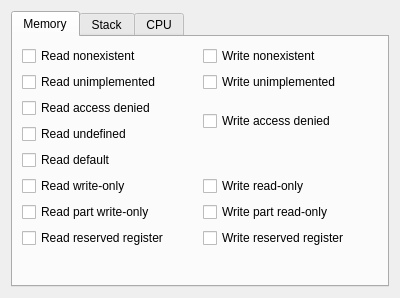
<?xml version="1.0" encoding="UTF-8"?>
<ui version="4.0">
 <class>InterfaceCfg_SimWarnings</class>
 <widget class="QWidget" name="InterfaceCfg_SimWarnings">
  <property name="geometry">
   <rect>
    <x>0</x>
    <y>0</y>
    <width>400</width>
    <height>298</height>
   </rect>
  </property>
  <property name="windowTitle">
   <string>Form</string>
  </property>
  <layout class="QVBoxLayout" name="verticalLayout">
   <item>
    <widget class="QTabWidget" name="tabWidget">
     <property name="currentIndex">
      <number>0</number>
     </property>
     <widget class="QWidget" name="tab">
      <attribute name="title">
       <string>Memory</string>
      </attribute>
      <layout class="QGridLayout" name="gridLayout_2">
       <item row="5" column="0">
        <widget class="QCheckBox" name="chckRdWrOnly">
         <property name="toolTip">
          <string>Value read from write only memory cell</string>
         </property>
         <property name="text">
          <string>Read write-only</string>
         </property>
        </widget>
       </item>
       <item row="7" column="0">
        <widget class="QCheckBox" name="chckRdReserved">
         <property name="text">
          <string>Read reserved register</string>
         </property>
        </widget>
       </item>
       <item row="2" column="1" rowspan="2">
        <widget class="QCheckBox" name="chckWrAccess">
         <property name="text">
          <string>Write access denied</string>
         </property>
        </widget>
       </item>
       <item row="0" column="1">
        <widget class="QCheckBox" name="chckWrNonexist">
         <property name="toolTip">
          <string>Attempt to write to a nonexistent memory space</string>
         </property>
         <property name="text">
          <string>Write nonexistent</string>
         </property>
        </widget>
       </item>
       <item row="1" column="1">
        <widget class="QCheckBox" name="chckWrUnimpl">
         <property name="toolTip">
          <string>Attempt to write to an unimplemented memory cell</string>
         </property>
         <property name="text">
          <string>Write unimplemented</string>
         </property>
        </widget>
       </item>
       <item row="7" column="1">
        <widget class="QCheckBox" name="chckWrReserved">
         <property name="text">
          <string>Write reserved register</string>
         </property>
        </widget>
       </item>
       <item row="4" column="0">
        <widget class="QCheckBox" name="chckRdDefault">
         <property name="toolTip">
          <string>Value defined by default condition was read</string>
         </property>
         <property name="text">
          <string>Read default</string>
         </property>
        </widget>
       </item>
       <item row="1" column="0">
        <widget class="QCheckBox" name="chckRdUnimpl">
         <property name="toolTip">
          <string>Attempt to read from an unimplemented memory cell</string>
         </property>
         <property name="text">
          <string>Read unimplemented</string>
         </property>
        </widget>
       </item>
       <item row="6" column="0">
        <widget class="QCheckBox" name="chckRdPtWrOnly">
         <property name="toolTip">
          <string>Value read from partially write only memory cell</string>
         </property>
         <property name="text">
          <string>Read part write-only</string>
         </property>
        </widget>
       </item>
       <item row="0" column="0">
        <widget class="QCheckBox" name="chckRdNonexist">
         <property name="toolTip">
          <string>Attempt to read from nonexistent memory space</string>
         </property>
         <property name="text">
          <string>Read nonexistent</string>
         </property>
        </widget>
       </item>
       <item row="6" column="1">
        <widget class="QCheckBox" name="chckWrPtRdOnly">
         <property name="toolTip">
          <string>Value written to partially read only memory cell</string>
         </property>
         <property name="text">
          <string>Write part read-only</string>
         </property>
        </widget>
       </item>
       <item row="3" column="0">
        <widget class="QCheckBox" name="chckRdUndef">
         <property name="toolTip">
          <string>Undefined (uninitialized) value read.</string>
         </property>
         <property name="text">
          <string>Read undefined</string>
         </property>
        </widget>
       </item>
       <item row="5" column="1">
        <widget class="QCheckBox" name="chckWrRdOnly">
         <property name="toolTip">
          <string>alue written to read only memory cell</string>
         </property>
         <property name="text">
          <string>Write read-only</string>
         </property>
        </widget>
       </item>
       <item row="2" column="0">
        <widget class="QCheckBox" name="chckRdAccess">
         <property name="text">
          <string>Read access denied</string>
         </property>
        </widget>
       </item>
       <item row="8" column="0" colspan="2">
        <spacer name="verticalSpacer">
         <property name="orientation">
          <enum>Qt::Vertical</enum>
         </property>
         <property name="sizeHint" stdset="0">
          <size>
           <width>20</width>
           <height>40</height>
          </size>
         </property>
        </spacer>
       </item>
      </layout>
     </widget>
     <widget class="QWidget" name="tab_2">
      <attribute name="title">
       <string>Stack</string>
      </attribute>
      <layout class="QGridLayout" name="gridLayout_3">
       <item row="1" column="0">
        <widget class="QCheckBox" name="chckStackUnder">
         <property name="text">
          <string>Stack underflow</string>
         </property>
        </widget>
       </item>
       <item row="0" column="0">
        <widget class="QCheckBox" name="chckStackOver">
         <property name="text">
          <string>Stack overflow</string>
         </property>
        </widget>
       </item>
       <item row="2" column="0">
        <spacer name="verticalSpacer_2">
         <property name="orientation">
          <enum>Qt::Vertical</enum>
         </property>
         <property name="sizeHint" stdset="0">
          <size>
           <width>20</width>
           <height>40</height>
          </size>
         </property>
        </spacer>
       </item>
      </layout>
     </widget>
     <widget class="QWidget" name="tab_3">
      <attribute name="title">
       <string>CPU</string>
      </attribute>
      <layout class="QGridLayout" name="gridLayout_4">
       <item row="4" column="0">
        <widget class="QCheckBox" name="chckRet">
         <property name="toolTip">
          <string>There is no active subprogram to return from</string>
         </property>
         <property name="text">
          <string>Invalid return</string>
         </property>
        </widget>
       </item>
       <item row="0" column="0">
        <widget class="QCheckBox" name="chckOpcode">
         <property name="text">
          <string>Invalid opcode</string>
         </property>
        </widget>
       </item>
       <item row="3" column="0">
        <widget class="QCheckBox" name="chckIRQ">
         <property name="toolTip">
          <string>Invalid interrupt, i.e. nonsense IRQ (Interrupt ReQuest)</string>
         </property>
         <property name="text">
          <string>Invalid IRQ</string>
         </property>
        </widget>
       </item>
       <item row="1" column="1">
        <widget class="QCheckBox" name="chckPcOver">
         <property name="toolTip">
          <string>Program counter overflow</string>
         </property>
         <property name="text">
          <string>PC overflow</string>
         </property>
        </widget>
       </item>
       <item row="2" column="0">
        <widget class="QCheckBox" name="chckCall">
         <property name="text">
          <string>Invalid call</string>
         </property>
        </widget>
       </item>
       <item row="2" column="1">
        <widget class="QCheckBox" name="chckInsIgnored">
         <property name="toolTip">
          <string>Instruction ignored due to settings</string>
         </property>
         <property name="text">
          <string>Instruction ignored</string>
         </property>
        </widget>
       </item>
       <item row="4" column="1">
        <widget class="QCheckBox" name="chckOpset">
         <property name="toolTip">
          <string>Undefined result of the operation due to invalid set of operands</string>
         </property>
         <property name="text">
          <string>Invalid set of operands</string>
         </property>
        </widget>
       </item>
       <item row="1" column="0">
        <widget class="QCheckBox" name="chckJmp">
         <property name="text">
          <string>Invalid jump</string>
         </property>
        </widget>
       </item>
       <item row="3" column="1">
        <widget class="QCheckBox" name="chckInstUnsup">
         <property name="text">
          <string>Instruction unsupported</string>
         </property>
        </widget>
       </item>
       <item row="0" column="1">
        <widget class="QCheckBox" name="chckPcUnder">
         <property name="toolTip">
          <string>Program counter underflow</string>
         </property>
         <property name="text">
          <string>PC underflow</string>
         </property>
        </widget>
       </item>
       <item row="5" column="0">
        <widget class="QCheckBox" name="chckReti">
         <property name="toolTip">
          <string>There is no active interrupt to return from</string>
         </property>
         <property name="text">
          <string>Invalid interrupt return</string>
         </property>
        </widget>
       </item>
       <item row="6" column="0" colspan="2">
        <spacer name="verticalSpacer_3">
         <property name="orientation">
          <enum>Qt::Vertical</enum>
         </property>
         <property name="sizeHint" stdset="0">
          <size>
           <width>20</width>
           <height>40</height>
          </size>
         </property>
        </spacer>
       </item>
      </layout>
     </widget>
    </widget>
   </item>
  </layout>
 </widget>
 <resources/>
 <connections/>
</ui>
